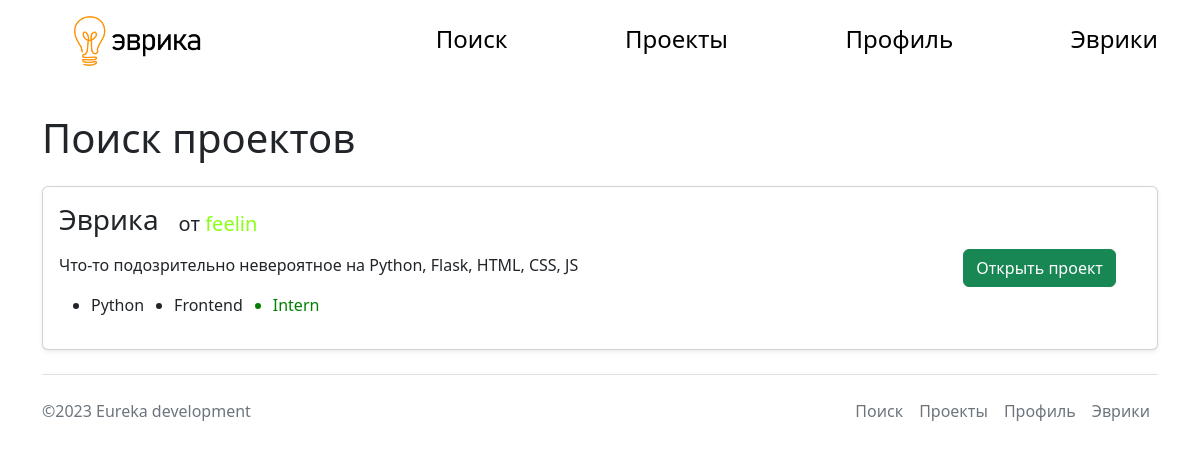
Page /search (signed in) on the earlier database version.
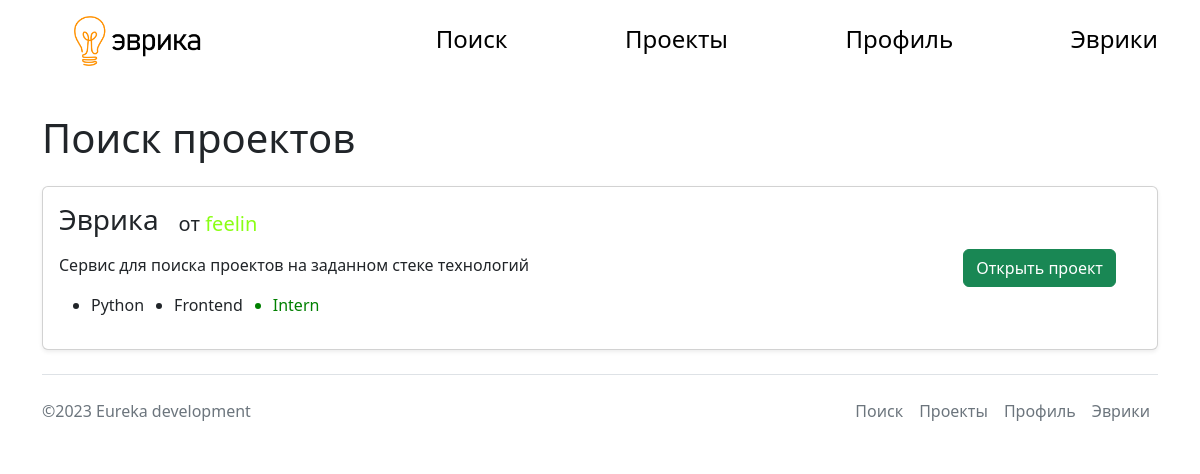
Same page on the later database version.
### main.py (models this page shows, shortened)
class Project(db.Model):
    id = db.Column(db.Integer, primary_key=True)
    title = db.Column(db.String(20), nullable=False)
    about = db.Column(db.Text, nullable=False)
    image = db.Column(db.String)
    front_language = db.Column(db.Integer, nullable=False)
    back_language = db.Column(db.String, nullable=False)
    level = db.Column(db.String, nullable=False)
    founder_id = db.Column(db.Integer, nullable=False)
    intro = db.Column(db.String(240))

class User(UserMixin, db.Model):
    id = db.Column(db.Integer, primary_key=True)
    nick = db.Column(db.String(16), nullable=False)
    email = db.Column(db.String, nullable=False)
    name = db.Column(db.String)
    second_name = db.Column(db.String)
    about = db.Column(db.Text)
    level = db.Column(db.String, nullable=False)
    main_language = db.Column(db.String, nullable=False)
    password = db.Column(db.String, nullable=False)
    img = db.Column(db.String)
    def __repr__(self):
        return self.nick

### main.py (the view)
@app.route('/search')
@login_required
def search():
    projects = db.session.query(Project).filter_by(back_language=current_user.main_language).all()
    if current_user.main_language == 'JavaScript':
        frontend = db.session.query(Project).filter_by(front_language=1).all()
        for project in frontend:
            projects.append(project)
    id = [i.founder_id for i in projects]
    founders = []
    for i in id:
        founders.append(db.session.query(User).filter_by(id=i).first())
    return render_template('search.html', title='Поиск', projects=projects, founders=founders, current_user=current_user, ids=id)

### main.py (called while the page is built)
@login_manager.user_loader
def load_user(user_id):
    return User.query.get(user_id)

### templates/search.html
{%extends 'base.html'%}
{%block body%}
<h1 class='py-3'>Поиск проектов</h1>
{% if projects %}
{% for el in projects %}
{% if el.founder_id != current_user.id %}
<div class="col">
<div class="card shadow-sm" style="margin-bottom: 10px">
<div class="card-body" style='display: flex'>
<div class="card-text">
<div class="card-title">
<h3 class="card-text" style='text-align: left'>{{el.title}}</h3>
<p style="margin-left: 20px; font-size: 20px; margin-top:auto;
margin-bottom: auto">от <a href="profile/{{ids[projects.index(el)]}}" style='text-decoration: none'>{{ founders[projects.index(el)] }}</a></p>
</div>
<p>{{el.intro}}</p>
<ul style='display: flex'>
  <li>{{el.back_language}}</li>
  {% if el.front_language %}<li style='margin-left: 30px'>Frontend</li>{% endif %}
  {%if el.level == current_user.level%}
  <li style='margin-left: 30px; color: green'>{{ el.level }}</li>
  {% else %}
  <li style='margin-left: 30px; color: red'>{{ el.level }}</li>
  {%endif%}
</ul>
</div>
<div class="proj_search_open">
<a href='/projects/{{el.id}}' class="btn btn-success" style='margin-right: 5px'>Открыть проект</a>
</div>
</div>
</div>
</div>
{% endif %}
{%endfor%}
{% else %}
<p>Здесь удивительно пусто</p>
{% endif %}
{%endblock%}

### templates/base.html (shortened to what this page needs)
<!DOCTYPE html>
<html lang="en">
<head>
<link rel="stylesheet" href="https://cdn.jsdelivr.net/npm/bootstrap@5.2.3/dist/css/bootstrap.min.css">
<link rel="stylesheet" href="/static/css/style.css" type="text/css">
</head>
<body class="container">
<ul class="navigation_container py-3">
<li class='nav_img_link'><a href="/"><img src="/static/images/logo.png" alt="Arch logo" class='logo'></a></li>
<li class='navigation_link'><a  href="/search" class='navigation_link'>Поиск</a></li>
<li class='navigation_link'><a href="/projects" class='navigation_link'>Проекты</a></li>
<li class='navigation_link'><a href="/profile" class='navigation_link'>Профиль</a></li>
<li class='navigation_link'><a href="/matches" class='navigation_link'>Эврики</a></li>
</ul>
<main>
{% block body %}
{% endblock %}
</main>
<footer class="d-flex flex-wrap justify-content-between align-items-center py-3 my-4 border-top">
<p class="col-md-4 mb-0 text-muted">©2023 Eureka development</p>
<ul class="nav col-md-4 justify-content-end">
<li class=''><a  href="/search" class='nav-link px-2 text-muted'>Поиск</a></li>
<li class='nav-item'><a href="/projects" class='nav-link px-2 text-muted'>Проекты</a></li>
<li class='nav-item'><a href="/profile" class='nav-link px-2 text-muted'>Профиль</a></li>
<li class='nav-item'><a href="/matches" class='nav-link px-2 text-muted'>Эврики</a></li>
</ul>
</footer>
</body>
</html>

### static/css/style.css (style rules this page uses)
a { color: #8aff15; }
.navigation_container { display: flex; list-style-type: none; }
.navigation_link { font-size: 24px; text-decoration: none; color: black; margin-left: auto; margin-right: 0px; margin-top: 5px; }
.logo { height: 50px; }
.nav_img_link { margin-left: 0; margin-right: auto; }
.proj_search_open { margin-right: 20px; margin-left: auto; margin-top: auto; margin-bottom: auto; }
.card-title { display: flex; }

Differences in the rows shown:
changed Project "Эврика": intro "Что-то подозрительно невероятное на Python, Flask, HTML, CSS, JS" → "Сервис для поиска проектов на заданном стеке технологий"
